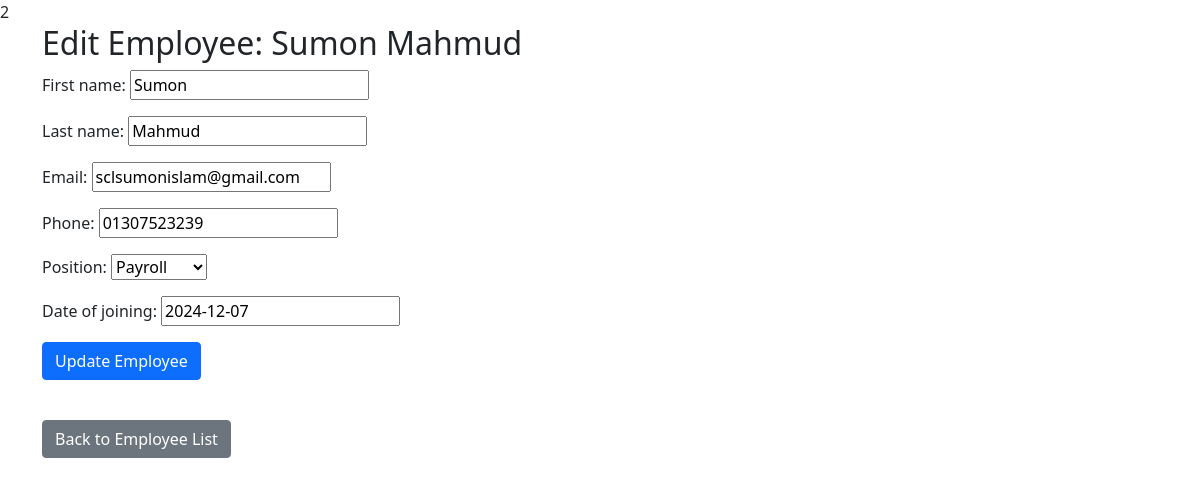
Screenshot of /edit_employee/1 with the database file from the repository.
### hr/models.py (models this page shows, shortened)
class Employee(models.Model):
    first_name = models.CharField(max_length=100)
    last_name = models.CharField(max_length=100)
    email = models.EmailField(unique=True)
    phone = models.CharField(max_length=15, null=True, blank=True)
    position = models.ForeignKey(Position, on_delete=models.CASCADE)
    date_of_joining = models.DateField()

### hr/views.py (the view)
# urls.py: path('edit_employee/<int:pk>', views.edit_employee, name='edit_employee'),
def edit_employee(request, pk):
    employee = get_object_or_404(Employee, pk=pk)
    if request.method == 'POST':
        form = EmployeeForm(request.POST, instance=employee)
        if form.is_valid():
            form.save()
            return redirect('employee_list')  # Redirect to the employee list page after saving
    else:
        form = EmployeeForm(instance=employee)
    return render(request, 'edit_employee.html', {'form': form, 'employee': employee})

### hr/forms.py
class EmployeeForm(forms.ModelForm):
    class Meta:
        model = Employee
        fields = ['first_name', 'last_name', 'email', 'phone', 'position', 'date_of_joining']

### hr/models.py (called while the page is built)
    def __str__(self):
        return self.name

### templates/edit_employee.html (shortened to what this page needs)
2<!DOCTYPE html>
<html lang="en">
<head>
    <link href="https://cdn.jsdelivr.net/npm/bootstrap@5.1.3/dist/css/bootstrap.min.css" rel="stylesheet">
</head>
<body>
    <div class="container">
        <h2>Edit Employee: {{ employee.first_name }} {{ employee.last_name }}</h2>
        <form method="POST">
            {{ form.as_p }}
            <button type="submit" class="btn btn-primary">Update Employee</button>
        </form>
        <br>
        <a href="{% url 'employee_list' %}" class="btn btn-secondary">Back to Employee List</a>
    </div>
</body>
</html>

### rows the page displays
Employee: first_name "Sumon", last_name "Mahmud", email "sclsumonislam@gmail.com", phone "01307523239", position "Payroll", date_of_joining "2024-12-07"
